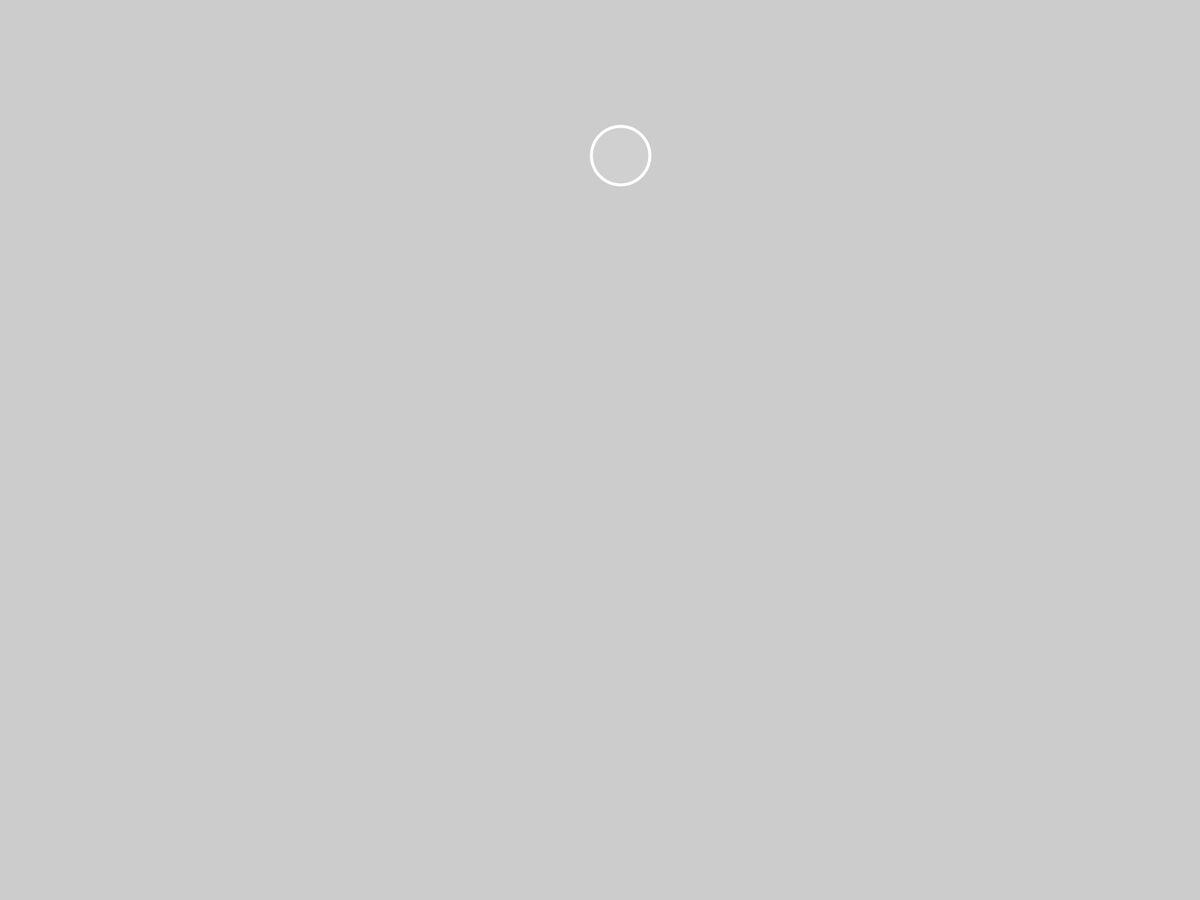
Frame 1 (no input)
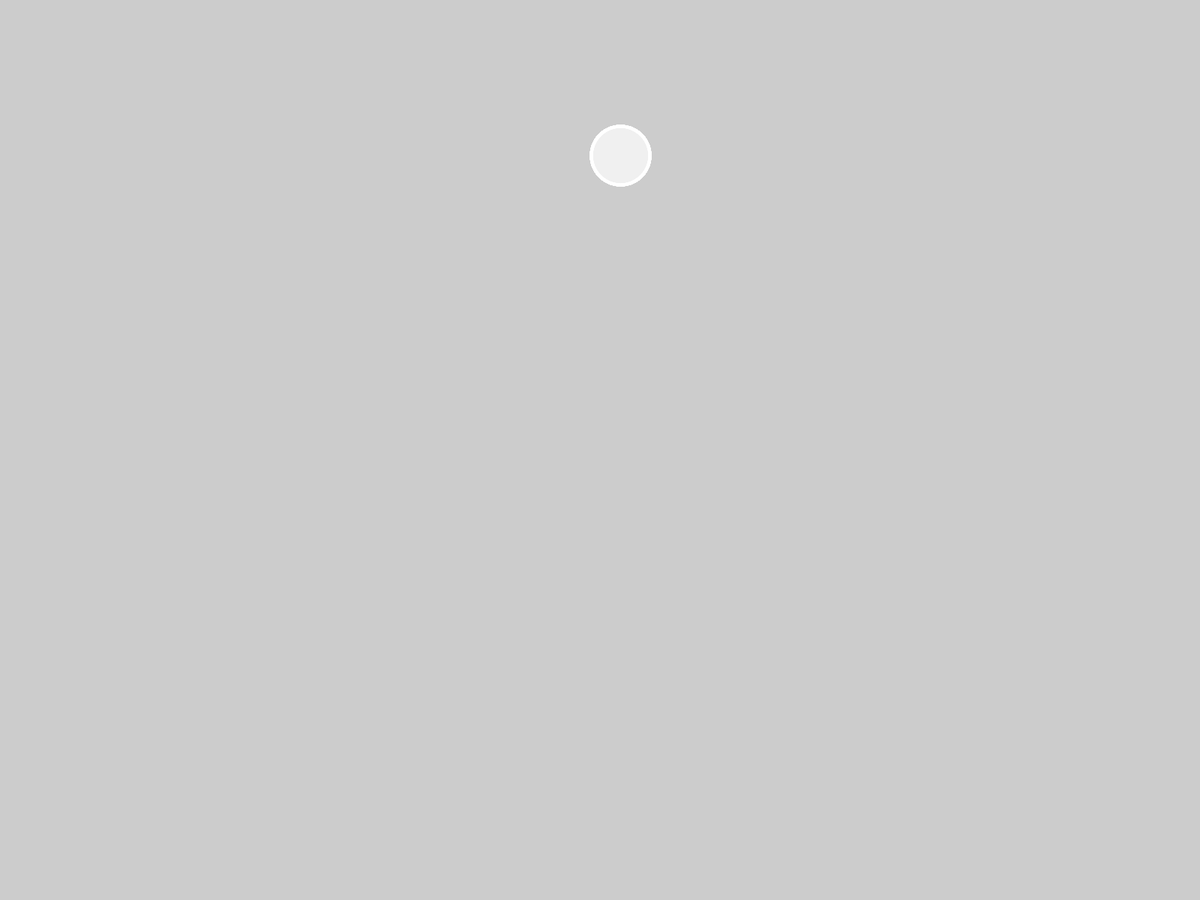
Frame 60 (the mouse pressed at the canvas centre just before this capture)
Frame 120 (the mouse held since frame 60 and released just before this capture): identical to frame 60, image omitted

The Processing sketch that drew these frames (run headless with seeded random() and noise(); from frame 60 on, the mouse is pressed at the canvas centre):

// Processing sketch: More_Random_Circle_B_W
// ── More_Random_Circle_B_W.pde
float x = random(1280);
float y = random(800);

float r = random(255);

float s = random(40,200);


void setup(){
  fullScreen();
}

void draw(){
  stroke(r+50);
  strokeWeight(4);
  fill(r,r,r,25);
  ellipse(x,y,s,s);
}

void keyPressed(){
  x = random(width);
  y = random(height);
  
  r = random(255);
  
  s = random(40,120);
}

void mousePressed(){
  background(205);
}
